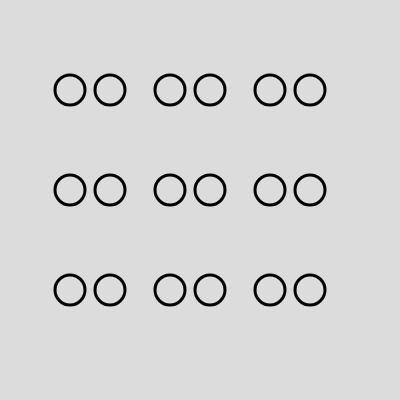
Frame 1 (no input)
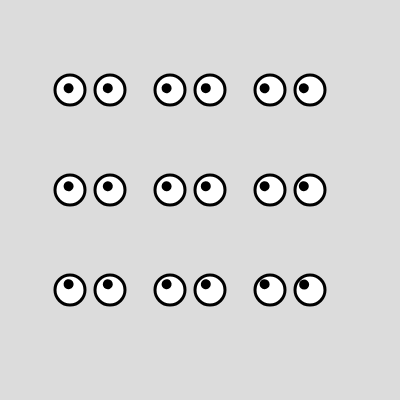
Frame 60 (no input)
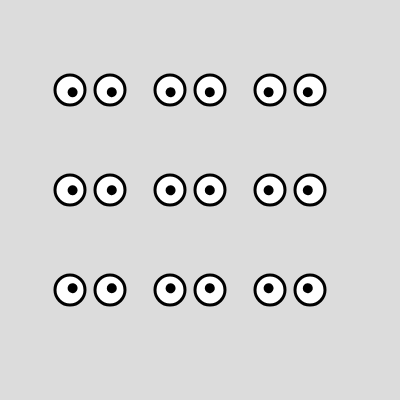
Frame 120 (the mouse pressed at the canvas centre since frame 60)

The p5.js sketch that drew these frames (run headless with seeded random() and noise() and a simulated clock; from frame 60 on, the mouse is pressed at the canvas centre):

// p5.js sketch
// ── sketch.js
let faces =[]
// colour of background and canvas
let backgroundColour = 220

function setup() {
  createCanvas(400, 400);
  
  for(var i = 0; i < 3 ; i++){
    for(var y = 0; y < 3 ; y++){
      faces.push(new Face(i*100 + 90, y* 100+ 90))
    }
  }
  
}

function draw() {
  background(backgroundColour);
    
  faces.forEach(face => {
    face.draw()
  })
  
}

function Face(x,y){
  this.x = x;
  this.y = y;
  this.blinkPause = random(200,300)
  this.rightEye = new Eye(this.x + 20, y ,this.blinkPause)
  this.leftEye = new Eye(this.x- 20, y,this.blinkPause)
  this.draw = function(){
    this.rightEye.draw()
    this.rightEye.blink()
    this.leftEye.draw()
    this.leftEye.blink()
    
  }
}


function Eye(x,y,binkPause){
  this.x = x;
  this.y = y;
  this.d = 30 // diameter of circle
  this.topLidY = this.y
  this.dy = 1
  this.distance = 0,
  this.angle = 0
  this.blinkPause = 0 // duration till next bink
  this.topLidYOrigin = this.y // original position before animation
  this.bottomLidY = this.y - this.d
  this.blink = function() {
    
    // decrement blink pause duration
    if(this.blinkPause > 0){
      this.blinkPause -= 1
      // return function to exit function early
      return
    }
    
      
    if(this.topLidY >= this.topLidYOrigin + this.d /2 ){
      this.blinkPause = binkPause
      this.dy = -this.dy
    }else if(this.topLidY < this.topLidYOrigin){
      this.dy = -this.dy
    }
    
    // animate eyelids
    this.topLidY += this.dy
    this.bottomLidY -= this.dy;
  },
  this.draw = function(){
    // eye ball
    noStroke()
    fill("white")
    circle(this.x,this.y, this.d)
    
    // pupil
    push();
    fill("black")
    // distance from mouse to eyeball center
    this.distance = constrain(int(dist(this.x,this.y,mouseX,mouseY)), 0, height)
    // map distance value from mouse position over eyeball radius
    this.eyePos = map(this.d /3 , 0,500,0,this.distance )
    this.angle = atan2(mouseY - this.y, mouseX - this.x);
    translate(this.x, this.y);
    rotate(this.angle);
    // circle( distance from eye center, offset from angle, circe diameter)
    circle(this.eyePos, 0, this.d / 3);
    pop();
  
    // eye lids
    fill(backgroundColour)
    // stroke("red") // for debugging
    rect(this.x - this.d/2, this.topLidY,  this.d, this.d)
    rect(this.x - this.d/2, this.bottomLidY,  this.d, this.d)
   
    // eyeliner
    noFill()
    strokeWeight(3)
    stroke("black")
    circle(this.x,this.y, this.d)
  }
}
